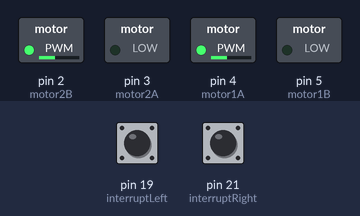
This sketch was run on a simulated Arduino Mega 2560, built with avr-gcc and run on an emulated ATmega2560. Shown: switched loads named in the sketch (green lamp = pin HIGH). Inputs (shaded band) come from the test bench; at power-on: pin 19 (interruptLeft) HIGH, pin 21 (interruptRight) HIGH. What the sketch prints to the serial monitor is not drawn.

Above: at 0.1 s.
Timing chart, 0 to 1.6 s (numbered marks = the images above):
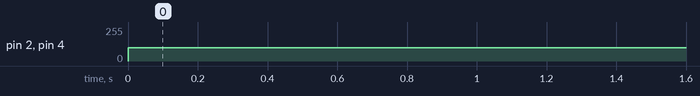

The sketch:

Bob_the_Bot_Straight_Line.ino
```cpp
//Motors
int motor1A = 4; //Left motor reverse
int motor1B = 5; //Left motor forward
int motor2A = 3; //Right motor forward
int motor2B = 2; //Right motor reverse

byte power = 100; //Max 255, use byte to save space

//Ultrasonic sensors
//Forward
int rVcc = 37; //Supply pin
int rTrig = 39; //Trigger pin
int rEcho = 41; //Echo pin
//Right
int fVcc = 44; //Supply pin
int fTrig = 46; //Trigger pin
int fEcho = 48; //Echo pin

long fDuration, fDistance, rDuration, rDistance;

//Encoders
int interruptLeft = 19; //Left encoder interrupt pin(blue wire);
int interruptRight = 21; //Right encoder interrupt pin(blue wire);

long pulseLeft = 0; //Variable to count left motor encoder
long pulseRight = 0; //Variable to count left motor encoder

//Values
int left90 = 480; //Pulse for 90 degree rev
int right90 = 540; //Pulse for 90 degree rev
int fullRevLeft = 1920; //Pulse for full rev == 24cm
int fullRevRight = 2160; //Pulse for full rev == 24cm

const double SOUND = 0.0343; //Constant speed of sound, cm/us

void setup() {
  //Set motors to output
  pinMode(motor1A, OUTPUT);
  pinMode(motor1B, OUTPUT);
  pinMode(motor2A, OUTPUT);
  pinMode(motor2B, OUTPUT);

  //Set up encoders
  pinMode(interruptLeft, INPUT_PULLUP);
  pinMode(interruptRight, INPUT_PULLUP);

  //Set up interrupt
  attachInterrupt(digitalPinToInterrupt(interruptLeft), countLeft, CHANGE);
  attachInterrupt(digitalPinToInterrupt(interruptRight), countRight, CHANGE);

  //Set up Ultrasonic sensors
  pinMode(fVcc, OUTPUT);
  pinMode(fTrig, OUTPUT);
  pinMode(fEcho, INPUT);
  pinMode(rVcc, OUTPUT);
  pinMode(rTrig, OUTPUT);
  pinMode(rEcho, INPUT);

  Serial.begin(9600);
}

void loop() {

  forward(fullRevLeft, fullRevRight);
}

void triggerForward()
{
  digitalWrite(fVcc, 1); //Apply power to forward sensor
  digitalWrite(fTrig, 0); //Pull trig low to reset

  delayMicroseconds(2); //Stop program for 2us
  digitalWrite(fTrig, 1); //Turn trig on to generate pulse
  delayMicroseconds(10); //Stop program for 10us
  digitalWrite(fTrig, 0); //Turn trig off

  fDuration = pulseIn(fEcho, 1); //Measures the time(in micro-seconds) between the rising and falling edges of signal on echo
  fDistance = (fDuration*SOUND)/2; //(time x speed of sound) ÷ 2 = distance(cm) --- ÷2 as it's an echo
}

void triggerRight()
{
  digitalWrite(rVcc, 1); //Apply power to right sensor
  digitalWrite(rTrig, 0); //Pull trig low to reset

  delayMicroseconds(2); //Stop program for 2us
  digitalWrite(rTrig, 1); //Turn trig on to generate pulse
  delayMicroseconds(10); //Stop program for 10us
  digitalWrite(rTrig, 0); //Turn trig off

  rDuration = pulseIn(rEcho, 1); //Measures the time(in micro-seconds) between the rising and falling edges of signal on echo
  rDistance = (rDuration*SOUND)/2; //(time x speed of sound) ÷ 2 = distance(cm) --- ÷2 as it's an echo
}

void countLeft()
{
  //Increment up pulseLeft variable
  pulseLeft++;
}

void countRight()
{
  //Increment up pulseRight variable
  pulseRight++;
}

void backward(int revLeft, int revRight)
{
  //Reset pulse variables
  pulseReset();

  //While both motors haven't turned 1 full revolution
  while(pulseLeft < revLeft && pulseRight < revRight)
  {
  Serial.println("Backwards");
    //If left motor hasn't turned 1 full revolution
    if(pulseLeft < revLeft)
    {
      analogWrite(motor1A, 0);
      analogWrite(motor1B, power); //Left forward
    }
    //If right motor hasn't turned 1 full revolution
    if(pulseRight < revRight)
    {
      analogWrite(motor2A, power); //Right forward
      analogWrite(motor2B, 0);
    }
  }

  //Turn motors off
  motorStop();
  //Reset pulse variables
  pulseReset();
}

void forward(int revLeft, int revRight)
{
  //Reset pulse variables
  pulseReset();

  //While both motors haven't turned 1 full revolution
  while(pulseLeft < revLeft && pulseRight < revRight)
  {
  Serial.println("Forward");
    //If left motor hasn't turned 1 full revolution
    if(pulseLeft < revLeft)
    {
      analogWrite(motor1A, power); //Left reverse
      analogWrite(motor1B, 0);
    }
    //If right motor hasn't turned 1 full revolution
    if(pulseRight < revRight)
    {
      analogWrite(motor2A, 0);
      analogWrite(motor2B, power); //Right reverse
    }
  }
  //Reset pulse variables
  pulseReset();
}

void left(int revLeft, int revRight)
{
  //Reset pulse variables
  pulseReset();

  //While both motors haven't turned 90 degrees
  while(pulseLeft < revLeft && pulseRight < revRight)
  {
    //If left motor hasn't turned 90 degrees
    if(pulseLeft < revLeft)
    {
      analogWrite(motor1B, power); //Left forward
      analogWrite(motor1A, 0);
    }
    //If right motor hasn't turned 90 degrees
    if(pulseRight < revRight)
    {
      analogWrite(motor2B, power); //Right reverse
      analogWrite(motor2A, 0);
    }
  }

  //Turn motors off
  motorStop();
  //Reset pulse variables
  pulseReset();
}

void right()
{
  //Reset pulse variables
  pulseReset();

  //While both motors haven't turned 90 degrees
  while(pulseLeft < left90 && pulseRight < right90)
  {
    //If left motor hasn't turned 90 degrees
    if(pulseLeft < left90)
    {
      analogWrite(motor1A, power); //Left reverse
      analogWrite(motor1B, 0);
    }

    //If right motor hasn't turned 90 degrees
    if(pulseRight < right90)
    {
      analogWrite(motor2A, power); //Right forward
      analogWrite(motor2B, 0);
    }
  }
  //Turn motors off
  motorStop();
  //Reset pulse variables
  pulseReset();
}

//Turn off motors
void motorStop()
{
  analogWrite(motor1B, 0);
  analogWrite(motor2A, 0);
  analogWrite(motor1A, 0);
  analogWrite(motor2B, 0);
}

//Set pulse variables to 0
void pulseReset()
{
  pulseLeft = 0;
  pulseRight = 0;
}
```

Measured:
- by itself, pin 2 (motor2B), pin 4 (motor1A): 0/255 → 100/255 at 0.00 s
